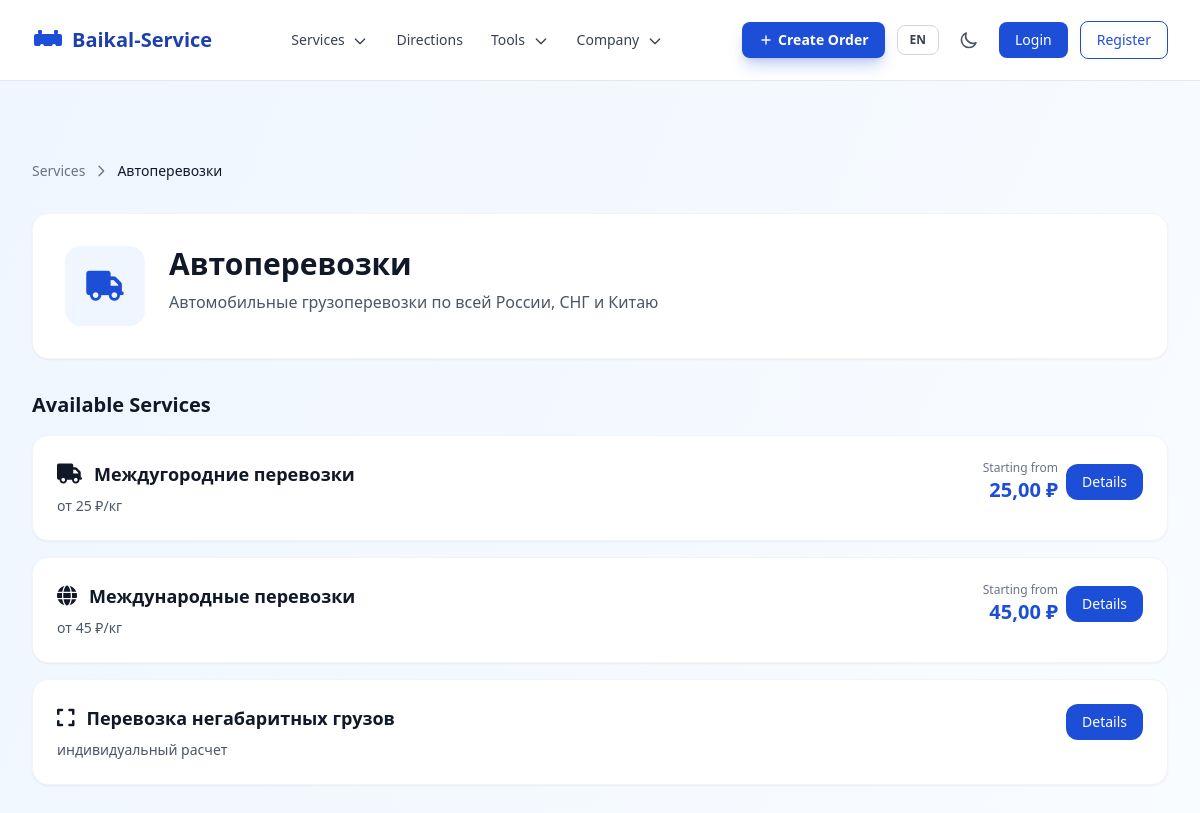
The page /ru/services/cargo-transportation/ on the database its author committed.
### apps/services/models.py (models this page shows, shortened)
class ServiceCategory(models.Model):
    name = models.CharField(max_length=255, verbose_name=_('Name'))
    name_en = models.CharField(max_length=255, blank=True, verbose_name=_('Name (EN)'))
    slug = models.SlugField(unique=True, verbose_name=_('Slug'))
    icon = models.CharField(max_length=100, blank=True, verbose_name=_('Icon'))
    description = models.TextField(blank=True, verbose_name=_('Description'))
    description_en = models.TextField(blank=True, verbose_name=_('Description (EN)'))
    order = models.IntegerField(default=0, verbose_name=_('Order'))
    parent = models.ForeignKey('self', on_delete=models.SET_NULL, null=True, blank=True, related_name='children', verbose_name=_('Parent category'))
    class Meta:
        verbose_name = _('Service category')
        verbose_name_plural = _('Service categories')
        ordering = ['order']
    def get_localized_name(self, language='ru'):
        if language == 'en' and self.name_en:
            return self.name_en
        return self.name

class Service(models.Model):
    category = models.ForeignKey(ServiceCategory, on_delete=models.CASCADE, related_name='services', verbose_name=_('Category'))
    name = models.CharField(max_length=255, verbose_name=_('Name'))
    name_en = models.CharField(max_length=255, blank=True, verbose_name=_('Name (EN)'))
    slug = models.SlugField(verbose_name=_('Slug'))
    description = models.TextField(blank=True, verbose_name=_('Description'))
    description_en = models.TextField(blank=True, verbose_name=_('Description (EN)'))
    short_description = models.CharField(max_length=500, blank=True, verbose_name=_('Short description'))
    short_description_en = models.CharField(max_length=500, blank=True, verbose_name=_('Short description (EN)'))
    icon = models.CharField(max_length=100, blank=True, verbose_name=_('Icon'))
    base_price = models.DecimalField(max_digits=10, decimal_places=2, null=True, blank=True, verbose_name=_('Base price'))
    price_unit = models.CharField(max_length=50, blank=True, verbose_name=_('Price unit'))
    is_active = models.BooleanField(default=True, verbose_name=_('Active'))
    sort_order = models.IntegerField(default=0, verbose_name=_('Sort order'))
    class Meta:
        verbose_name = _('Service')
        verbose_name_plural = _('Services')
        ordering = ['sort_order']
        unique_together = [('category', 'slug')]
    def get_localized_name(self, language='ru'):
        if language == 'en' and self.name_en:
            return self.name_en
        return self.name

### apps/services/views.py (the view)
# urls.py: path('<slug:slug>/', views.ServiceCategoryDetailView.as_view(), name='category'),
class ServiceCategoryDetailView(DetailView):
    model = ServiceCategory
    template_name = 'pages/services/category_detail.html'
    context_object_name = 'category'
    slug_field = 'slug'
    def get_context_data(self, **kwargs):
        context = super().get_context_data(**kwargs)
        context['services'] = self.object.services.filter(is_active=True)
        return context

### apps/core/context_processors.py (called while the page is built)
def site_settings(request):
    return {
        'SITE_NAME': 'Baikal-Service',
        'SITE_DESCRIPTION': 'Logistics and cargo transportation across Russia and CIS',
        'theme': getattr(request, 'theme', 'light'),
        'DEBUG': settings.DEBUG,
    }

### apps/core/templatetags/i18n_extras.py (called while the page is built, shortened)
@register.filter
def localized(obj, language=None):
    if language is None:
        language = translation.get_language()
    lang_code = language[:2] if language else 'ru'
    if hasattr(obj, 'get_localized_name'):
        return obj.get_localized_name(lang_code)

@register.filter
def localized_field(obj, field_name):
    language = translation.get_language()
    lang_code = language[:2] if language else 'ru'
    if lang_code == 'en':
        en_field = f'{field_name}_en'
        if hasattr(obj, en_field):
            value = getattr(obj, en_field)
            if value:
                return value
    return getattr(obj, field_name, '')

### templates/pages/services/category_detail.html (shortened to what this page needs)
{% extends 'base.html' %}{% load i18n static i18n_extras %}
{% block content %}
<div class="bg-gradient-to-br from-baikal-50 to-white dark:from-gray-900 dark:to-gray-800 min-h-screen">
  <div class="max-w-7xl mx-auto px-4 sm:px-6 lg:px-8 py-12 lg:py-20">
    <nav class="flex items-center gap-2 text-sm text-gray-500 dark:text-gray-400 mb-8">
      <a href="{% url 'services:list' %}" class="hover:text-baikal-600 dark:hover:text-baikal-400 transition-colors">{% translate 'Services' %}</a>
      <svg class="w-4 h-4" fill="none" stroke="currentColor" viewBox="0 0 24 24"><path stroke-linecap="round" stroke-linejoin="round" stroke-width="2" d="M9 5l7 7-7 7"/></svg>
      <span class="text-gray-900 dark:text-white">{{ category|localized }}</span>
    </nav>
    <div class="bg-white dark:bg-gray-800 rounded-2xl shadow-sm border border-gray-100 dark:border-gray-700 overflow-hidden mb-8">
      <div class="p-6 sm:p-8 flex flex-col sm:flex-row items-start gap-6">
        <div class="w-20 h-20 rounded-2xl bg-baikal-50 dark:bg-baikal-900/30 flex items-center justify-center flex-shrink-0">
          {% if category.icon %}
          <i class="{{ category.icon }} text-3xl text-baikal-600 dark:text-baikal-400"></i>
          {% endif %}
        </div>
        <div>
          <h1 class="text-2xl lg:text-3xl font-bold text-gray-900 dark:text-white mb-2">{{ category|localized }}</h1>
          <p class="text-gray-600 dark:text-gray-400 max-w-2xl">{{ category|localized_field:'description' }}</p>
        </div>
      </div>
    </div>
    <div class="space-y-4">
      <h2 class="text-xl font-semibold text-gray-900 dark:text-white mb-4">{% translate 'Available Services' %}</h2>
      {% for service in services %}
      <div class="bg-white dark:bg-gray-800 rounded-2xl p-6 shadow-sm hover:shadow-xl border border-gray-100 dark:border-gray-700 transition-all duration-300">
        <div class="flex flex-col sm:flex-row sm:items-start justify-between gap-4">
          <div class="flex-1">
            <div class="flex items-center gap-3 mb-2">
              {% if service.icon %}<i class="{{ service.icon }} text-xl"></i>{% endif %}
              <h3 class="text-lg font-semibold text-gray-900 dark:text-white">{{ service|localized }}</h3>
            </div>
            <p class="text-sm text-gray-600 dark:text-gray-400">{{ service|localized_field:'short_description' }}</p>
          </div>
          <div class="flex items-center gap-2">
            {% if service.base_price %}
            <div class="text-right">
              <p class="text-xs text-gray-500 dark:text-gray-400">{% translate 'Starting from' %}</p>
              <p class="text-xl font-bold text-baikal-600 dark:text-baikal-400">{{ service.base_price }} ₽</p>
            </div>
            {% endif %}
            <a href="{% url 'services:detail' category_slug=category.slug slug=service.slug %}" class="px-4 py-2 bg-baikal-600 hover:bg-baikal-700 text-white text-sm font-medium rounded-xl transition-colors">
              {% translate 'Details' %}
            </a>
          </div>
        </div>
      </div>
      {% empty %}
      <div class="text-center py-12 text-gray-500 dark:text-gray-400">{% translate 'No services in this category yet.' %}</div>
      {% endfor %}
    </div>
  </div>
</div>
{% endblock %}

### static/css/styles.css (style rules this page uses)
html { line-height: 1.5; -webkit-text-size-adjust: 100%; -moz-tab-size: 4; tab-size: 4; font-family: 'Inter', ui-sans-serif, system-ui, sans-serif; font-feature-settings: normal; font-variation-settings: normal; -webkit-tap-highlight-color: transparent; }
body { margin: 0; line-height: inherit; }
a { color: inherit; text-decoration: inherit; }

### rows shown on the page
ServiceCategory: name "Автоперевозки", description "Автомобильные грузоперевозки по всей России, СНГ и Китаю"
Service: name "Междугородние перевозки", short_description "от 25 ₽/кг", base_price "25,00"
Service: name "Международные перевозки", short_description "от 45 ₽/кг", base_price "45,00"
Service: name "Перевозка негабаритных грузов", short_description "индивидуальный расчет"
